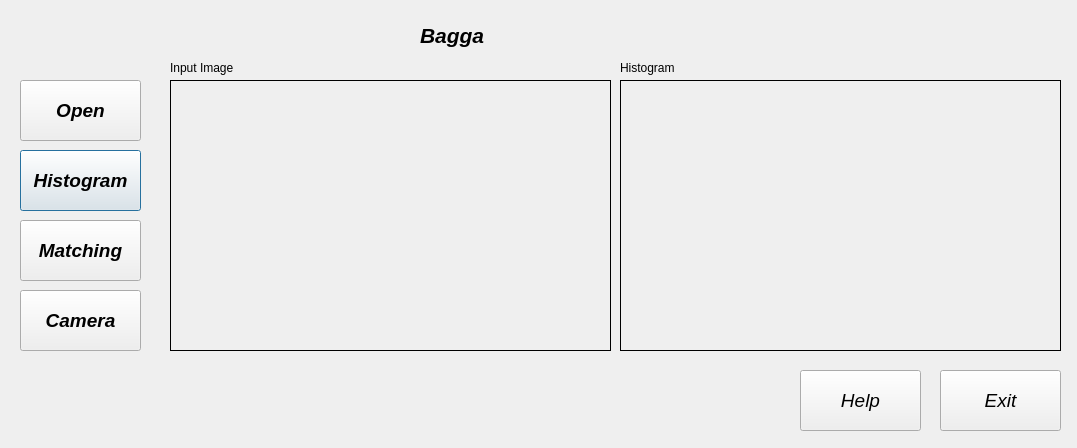
<?xml version="1.0" encoding="UTF-8"?>
<ui version="4.0">
 <class>LogIn</class>
 <widget class="QDialog" name="LogIn">
  <property name="geometry">
   <rect>
    <x>0</x>
    <y>0</y>
    <width>1077</width>
    <height>448</height>
   </rect>
  </property>
  <property name="windowTitle">
   <string>Dialog</string>
  </property>
  <widget class="QPushButton" name="Hist">
   <property name="geometry">
    <rect>
     <x>20</x>
     <y>150</y>
     <width>121</width>
     <height>61</height>
    </rect>
   </property>
   <property name="font">
    <font>
     <pointsize>14</pointsize>
     <weight>75</weight>
     <italic>true</italic>
     <bold>true</bold>
    </font>
   </property>
   <property name="text">
    <string>Histogram</string>
   </property>
  </widget>
  <widget class="QLabel" name="Out">
   <property name="geometry">
    <rect>
     <x>620</x>
     <y>80</y>
     <width>441</width>
     <height>271</height>
    </rect>
   </property>
   <property name="frameShape">
    <enum>QFrame::Box</enum>
   </property>
   <property name="text">
    <string/>
   </property>
  </widget>
  <widget class="QLabel" name="Image">
   <property name="geometry">
    <rect>
     <x>170</x>
     <y>80</y>
     <width>441</width>
     <height>271</height>
    </rect>
   </property>
   <property name="frameShape">
    <enum>QFrame::Box</enum>
   </property>
   <property name="text">
    <string/>
   </property>
  </widget>
  <widget class="QPushButton" name="pushButton_5">
   <property name="geometry">
    <rect>
     <x>940</x>
     <y>370</y>
     <width>121</width>
     <height>61</height>
    </rect>
   </property>
   <property name="font">
    <font>
     <pointsize>14</pointsize>
     <italic>true</italic>
    </font>
   </property>
   <property name="text">
    <string>Exit</string>
   </property>
  </widget>
  <widget class="QPushButton" name="pushButton_2">
   <property name="geometry">
    <rect>
     <x>20</x>
     <y>220</y>
     <width>121</width>
     <height>61</height>
    </rect>
   </property>
   <property name="font">
    <font>
     <pointsize>14</pointsize>
     <weight>75</weight>
     <italic>true</italic>
     <bold>true</bold>
    </font>
   </property>
   <property name="text">
    <string>Matching</string>
   </property>
  </widget>
  <widget class="QPushButton" name="CD">
   <property name="geometry">
    <rect>
     <x>20</x>
     <y>290</y>
     <width>121</width>
     <height>61</height>
    </rect>
   </property>
   <property name="font">
    <font>
     <pointsize>14</pointsize>
     <weight>75</weight>
     <italic>true</italic>
     <bold>true</bold>
    </font>
   </property>
   <property name="text">
    <string>Camera</string>
   </property>
  </widget>
  <widget class="QPushButton" name="pushButton">
   <property name="geometry">
    <rect>
     <x>20</x>
     <y>80</y>
     <width>121</width>
     <height>61</height>
    </rect>
   </property>
   <property name="font">
    <font>
     <pointsize>14</pointsize>
     <weight>75</weight>
     <italic>true</italic>
     <bold>true</bold>
    </font>
   </property>
   <property name="text">
    <string>Open</string>
   </property>
  </widget>
  <widget class="QPushButton" name="pushButton_3">
   <property name="geometry">
    <rect>
     <x>800</x>
     <y>370</y>
     <width>121</width>
     <height>61</height>
    </rect>
   </property>
   <property name="font">
    <font>
     <pointsize>14</pointsize>
     <italic>true</italic>
    </font>
   </property>
   <property name="text">
    <string>Help</string>
   </property>
  </widget>
  <widget class="QLabel" name="label">
   <property name="geometry">
    <rect>
     <x>420</x>
     <y>20</y>
     <width>321</width>
     <height>31</height>
    </rect>
   </property>
   <property name="font">
    <font>
     <pointsize>16</pointsize>
     <weight>75</weight>
     <italic>true</italic>
     <bold>true</bold>
    </font>
   </property>
   <property name="text">
    <string>Bagga</string>
   </property>
  </widget>
  <widget class="QLabel" name="label_2">
   <property name="geometry">
    <rect>
     <x>170</x>
     <y>60</y>
     <width>81</width>
     <height>16</height>
    </rect>
   </property>
   <property name="text">
    <string>Input Image</string>
   </property>
  </widget>
  <widget class="QLabel" name="label_3">
   <property name="geometry">
    <rect>
     <x>620</x>
     <y>60</y>
     <width>61</width>
     <height>16</height>
    </rect>
   </property>
   <property name="text">
    <string>Histogram</string>
   </property>
  </widget>
 </widget>
 <resources/>
 <connections/>
</ui>
